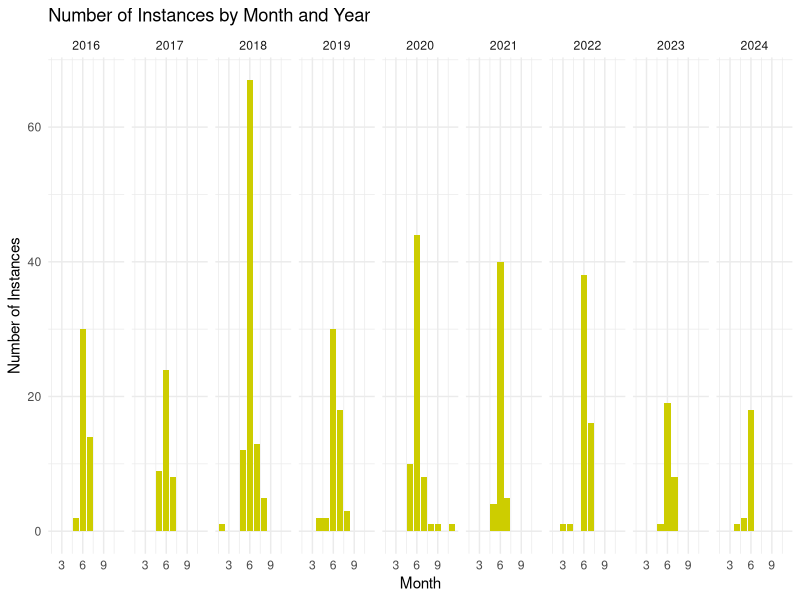

Recreate this plot in R.
## ---- chunk 1
knitr::opts_chunk$set(echo = TRUE)
library(ggplot2)
## ---- chunk 2
data <-read.csv("UtahFirefly.csv")


ggplot(data, aes(x= Month))+
  geom_bar(fill = "yellow3") +
  facet_grid(~ Year) +
  labs(title = "Number of Instances by Month and Year", 
       x = "Month", 
       y = "Number of Instances") +
  theme_minimal()
